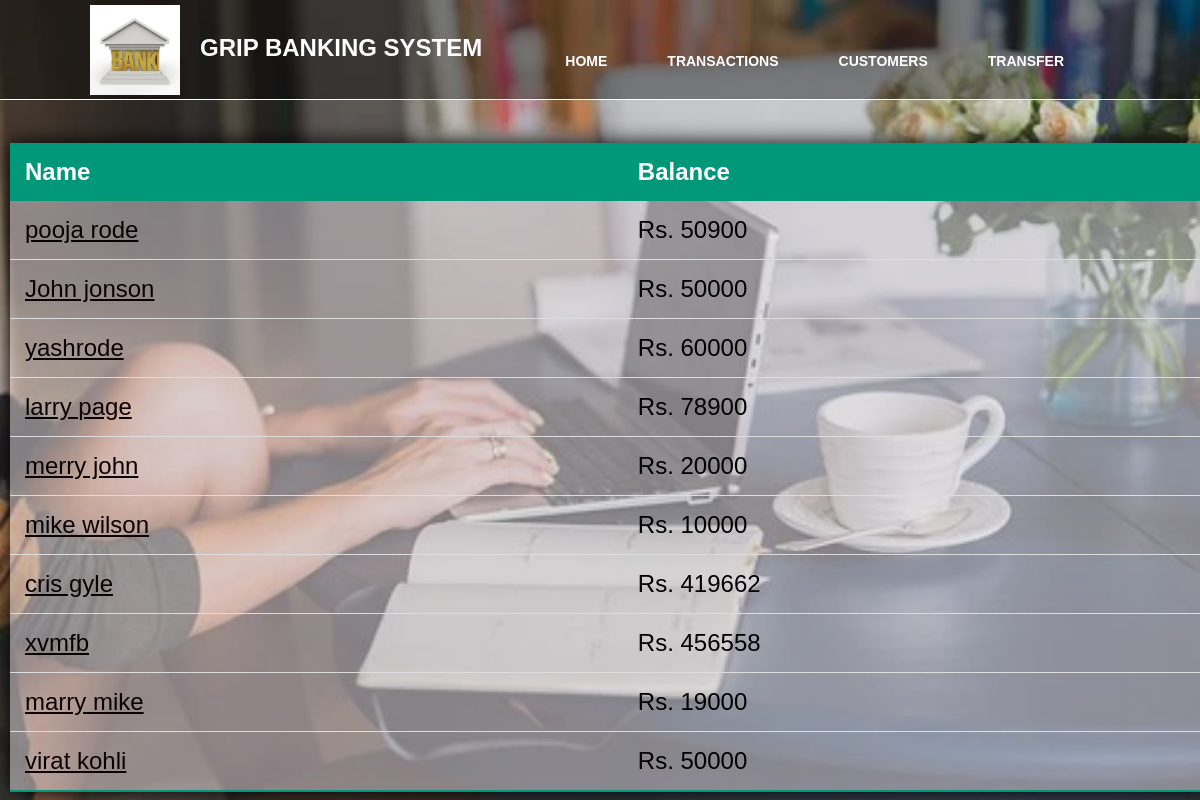
Page /customers on the committed database.
### bank/models.py (models this page shows)
class Customer(models.Model):
    bankno = models.IntegerField(default=0)
    name = models.CharField(max_length=100)
    email = models.EmailField(max_length = 254)
    balance = models.BigIntegerField(null=True)

### bank/views.py (the view)
# urls.py: path('customers',views.customers, name='customers'),
def customers(request):
    customer = Customer.objects.all()
    return render(request, "bank/customers.html", {'customer':customer})

### bank/templates/bank/customers.html (shortened to what this page needs)
{% extends 'bank/base.html' %}
{% load static %}
{% block content %}
<table class="styled-table">
        <thead>
                <tr>
                    <th>Name</th>
                    <th>Balance</th>
                    </tr>
                    </thead>
    <tbody>
        {% for c in customer %}
        <tr><td>
             <a href="#">{{ c.name }}</a></td>
            <td>Rs. {{c.balance}}</td>
        </tr>
        {% endfor %}
    </tbody>
</table>
{%endblock%}

### bank/static/bank/css/style.css (style rules this page uses)
body { margin: 0; padding: 0; font-family: Arial, Helvetica, sans-serif; background: url(../img/bank1.jpg); min-height: 100vh; background-repeat: no-repeat; background-position: center; background-size: cover; }

### rows in the picture
Customer: name "pooja rode", balance "50900"
Customer: name "John jonson", balance "50000"
Customer: name "yashrode", balance "60000"
Customer: name "larry page", balance "78900"
Customer: name "merry john", balance "20000"
Customer: name "mike wilson", balance "10000"
Customer: name "cris gyle", balance "419662"
Customer: name "xvmfb", balance "456558"
Customer: name "marry mike", balance "19000"
Customer: name "virat kohli", balance "50000"
